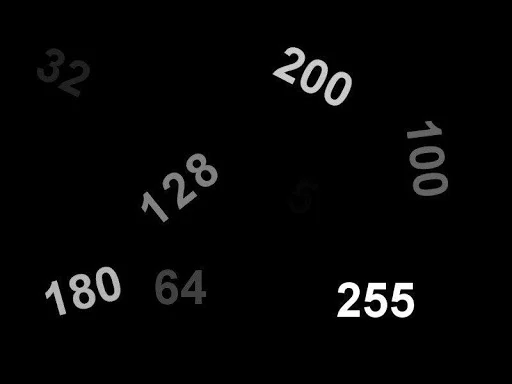
#> input picture 52100674_Lab4/image_2.png, 512 x 384 px
$ python ex4.2.py
#> lines starting #> are read from the running program, lines starting #| are printed output that depends on the picture; after the words box and inside, x2 and y2 are one past the last pixel; in counts of white or black regions, pixels touching at a corner belong together
import cv2 as cv
import numpy as np
img = cv.imread('image_2.png', cv.IMREAD_GRAYSCALE)
#> img: shape (384, 512); min 0, max 255, mean 6.3

img = cv.medianBlur(img,5)
th1 = cv.adaptiveThreshold(img,255,cv.ADAPTIVE_THRESH_GAUSSIAN_C,\
cv.THRESH_BINARY,11,2)
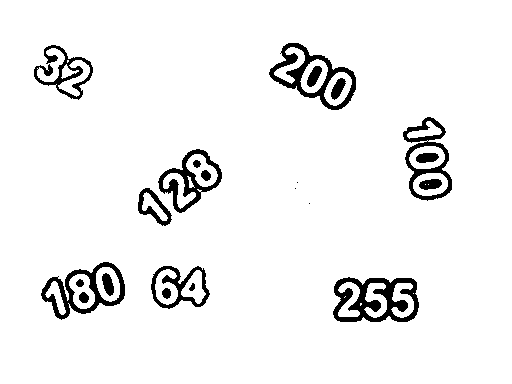
#> th1: shape (384, 512); 94.5% white; 22 black regions (3 under 20 px)

cv.imshow('th1',th1)
cv.waitKey()

kernel = np.ones((5,5),np.uint8)
dilation = cv.dilate(img,kernel,iterations = 1)
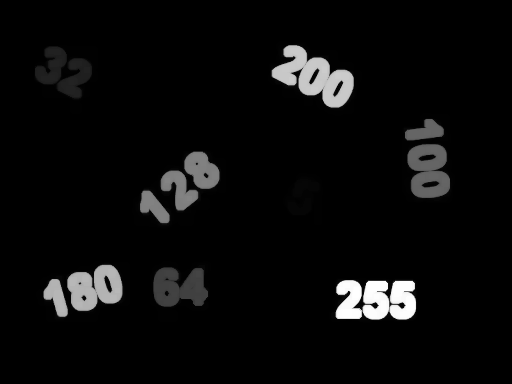
#> dilation: shape (384, 512); min 0, max 255, mean 11.2

cv.imshow('dilation',dilation)
cv.waitKey()

closing = cv.morphologyEx(dilation, cv.MORPH_CLOSE, kernel)

cv.imshow('closing',closing)
cv.waitKey()


imgRGB = cv.cvtColor(closing.copy(), cv.COLOR_GRAY2RGB)
ctrs, _ = cv.findContours(closing, cv.RETR_EXTERNAL, cv.CHAIN_APPROX_SIMPLE)
#> ctrs = 8 contours; box (x1, y1, x2, y2) and area: (132, 150, 226, 229) 4637, (268, 41, 362, 116) 4560, (36, 261, 130, 322) 4196, (402, 113, 455, 203) 3984, (329, 278, 418, 323) 3520, (34, 45, 98, 114) 2987, (150, 261, 211, 322) 2762, (283, 173, 323, 225) 1367

boxes = []
for ctr in ctrs:
    x, y, w, h = cv.boundingRect(ctr)
    boxes.append([x, y, w, h])
#> this loop made 8 passes
#> (x, y, w, h) on passes 1 to 8: (329, 278, 89, 45), (150, 261, 61, 61), (36, 261, 94, 61), (283, 173, 40, 52), (132, 150, 94, 79), (402, 113, 53, 90), (34, 45, 64, 69), (268, 41, 94, 75)
#> after the loop, boxes = [[329, 278, 89, 45], [150, 261, 61, 61], [36, 261, 94, 61], [283, 173, 40, 52], [132, 150, 94, 79], [402, 113, 53, 90], [34, 45, 64, 69], [268, 41, 94, 75]]

for box in boxes:
    top_left     = (box[0], box[1])
    bottom_right = (box[0] + box[2], box[1] + box[3])
    cv.rectangle(imgRGB, top_left, bottom_right, (0,255,0), 2)
#> this loop made 8 passes
#> (box, bottom_right) on passes 1 to 8: ([329, 278, 89, 45], (418, 323)), ([150, 261, 61, 61], (211, 322)), ([36, 261, 94, 61], (130, 322)), ([283, 173, 40, 52], (323, 225)), ([132, 150, 94, 79], (226, 229)), ([402, 113, 53, 90], (455, 203)), ([34, 45, 64, 69], (98, 114)), ([268, 41, 94, 75], (362, 116))
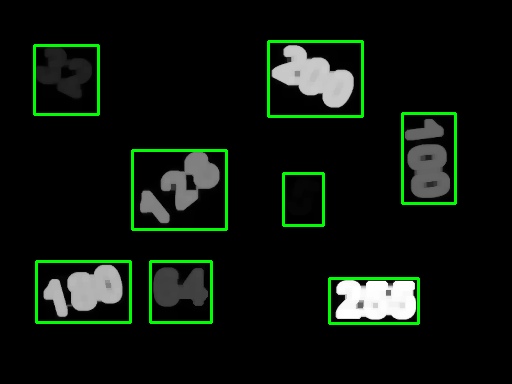
#> imgRGB: shape (384, 512, 3); mean B, G, R 11.9, 20.6, 11.9

cv.imshow("Result", imgRGB)
cv.waitKey(0)
cv.destroyAllWindows()

$ run again, with 52100674_Lab4/image_3.png copied over 52100674_Lab4/image_2.png
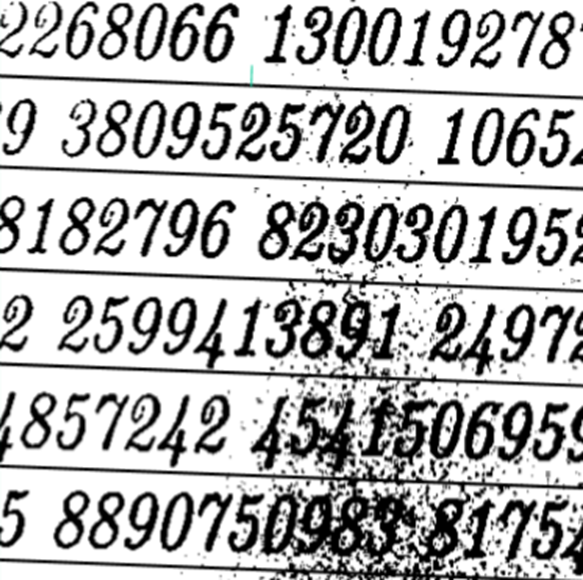
#> input picture 52100674_Lab4/image_3.png, 583 x 580 px
#> `th1 = cv.adaptiveThreshold(img,255,cv.ADAPTIVE_THRESH_GAUSSIAN_C,\ cv...`:
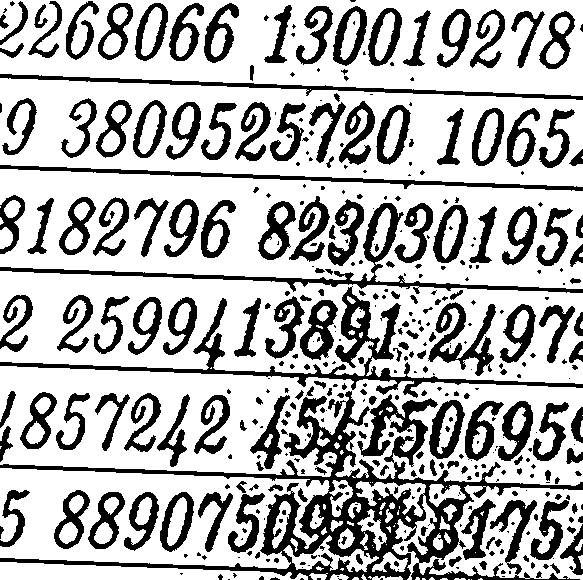
#> th1: shape (580, 583); 70.3% white; 415 black regions (214 under 20 px)
#> ctrs = 1 contour; box (x1, y1, x2, y2) and area: (0, 0, 583, 580) 336961
#> the loop `for ctr in ctrs:` made 1 pass
#> after the loop `for ctr in ctrs:`: boxes = [[0, 0, 583, 580]]
#> the loop `for box in boxes:` made 1 pass
#> after the loop `for box in boxes:`:
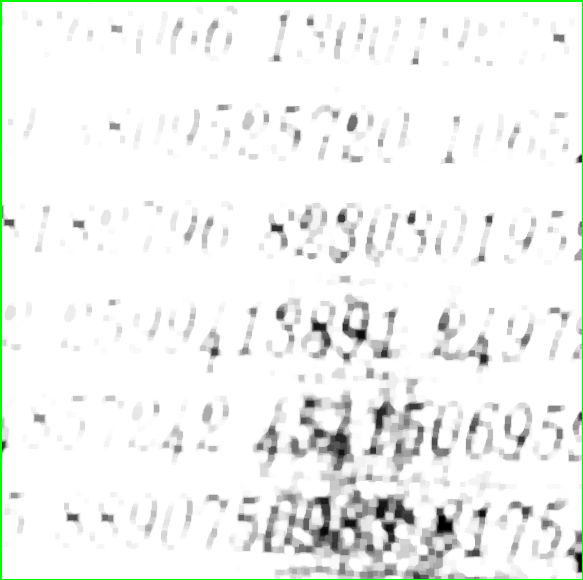
#> imgRGB: shape (580, 583, 3); mean B, G, R 240.4, 243, 240.4
